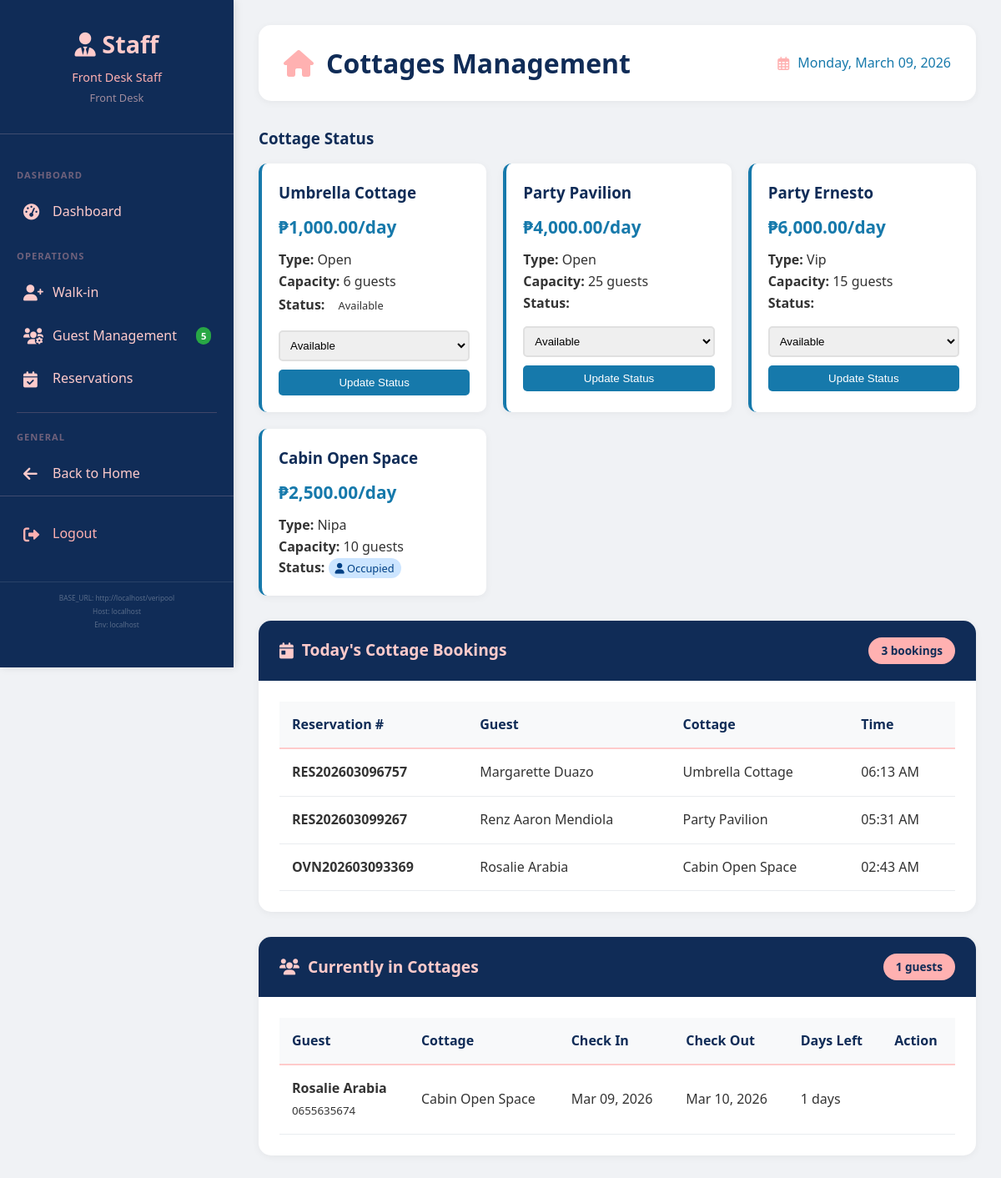
The app's page /staff/cottages.php (signed in) with its own data.
### tables this page shows
CREATE TABLE `users` (
  `id` int(11) NOT NULL,
  `username` varchar(50) NOT NULL,
  `email` varchar(100) NOT NULL,
  `password` varchar(255) NOT NULL,
  `full_name` varchar(100) NOT NULL,
  `phone` varchar(20) DEFAULT NULL,
  `address` text DEFAULT NULL,
  `role` enum('super_admin','admin','staff','guest') DEFAULT 'guest',
  `status` enum('active','inactive') DEFAULT 'active',
  `is_walkin_account` tinyint(1) DEFAULT 0,
  `last_login` timestamp NULL DEFAULT NULL,
  `created_at` timestamp NOT NULL DEFAULT current_timestamp(),
  `updated_at` timestamp NOT NULL DEFAULT current_timestamp() ON UPDATE current_timestamp()
);

CREATE TABLE `cottages` (
  `id` int(11) NOT NULL,
  `cottage_name` varchar(100) NOT NULL,
  `description` text DEFAULT NULL,
  `capacity` int(11) DEFAULT 4,
  `size_sqm` decimal(5,2) DEFAULT NULL,
  `amenities` text DEFAULT NULL,
  `price` decimal(10,2) DEFAULT NULL,
  `cottage_type` enum('open','closed','nipa','family','vip') NOT NULL,
  `status` enum('available','unavailable') DEFAULT 'available',
  `created_at` timestamp NOT NULL DEFAULT current_timestamp()
);

CREATE TABLE `reservation_cottages` (
  `id` int(11) NOT NULL,
  `reservation_id` int(11) DEFAULT NULL,
  `cottage_id` int(11) DEFAULT NULL,
  `quantity` int(11) DEFAULT 1,
  `price_at_time` decimal(10,2) DEFAULT NULL,
  `created_at` timestamp NOT NULL DEFAULT current_timestamp()
);

CREATE TABLE `reservations` (
  `id` int(11) NOT NULL,
  `reservation_number` varchar(20) NOT NULL,
  `user_id` int(11) DEFAULT NULL,
  `room_id` int(11) DEFAULT NULL,
  `cottage_id` int(11) DEFAULT NULL,
  `check_in_date` date NOT NULL,
  `check_out_date` date NOT NULL,
  `adults` int(11) DEFAULT 1,
  `children` int(11) DEFAULT 0,
  `seniors` int(11) NOT NULL DEFAULT 0,
  `total_guests` int(11) DEFAULT NULL,
  `accommodation_total` decimal(10,2) DEFAULT NULL,
  `entrance_fee_total` decimal(10,2) DEFAULT NULL,
  `total_amount` decimal(10,2) DEFAULT NULL,
  `amount_paid` decimal(10,2) DEFAULT 0.00,
  `payment_status` varchar(50) DEFAULT 'pending',
  `status` enum('pending','confirmed','checked_in','checked_out','cancelled') DEFAULT 'pending',
  `reservation_type` varchar(50) DEFAULT 'daytour',
  `otp_code` varchar(6) DEFAULT NULL,
  `otp_verified` tinyint(1) DEFAULT 0,
  `verified_by` int(11) DEFAULT NULL,
  `verified_at` datetime DEFAULT NULL,
  `created_by` varchar(20) DEFAULT 'online',
  `has_entrance_fee` tinyint(1) DEFAULT 0,
  `entrance_fee_amount` decimal(10,2) DEFAULT 0.00,
  `entrance_fee_paid` decimal(10,2) DEFAULT 0.00,
  `entrance_fee_guests` int(11) DEFAULT 0,
  `special_requests` text DEFAULT NULL,
  `created_at` timestamp NOT NULL DEFAULT current_timestamp(),
  `otp_required` tinyint(1) DEFAULT 1,
  `entry_pass_generated` tinyint(1) DEFAULT 0,
  `reminder_sent_3days` tinyint(1) DEFAULT 0,
  `reminder_sent_1day` tinyint(1) DEFAULT 0,
  `reminder_sent_today` tinyint(1) DEFAULT 0,
  `updated_at` timestamp NULL DEFAULT NULL ON UPDATE current_timestamp(),
  `checked_out_by` int(11) DEFAULT NULL,
  `checked_out_at` datetime DEFAULT NULL,
  `extended_at` datetime DEFAULT NULL,
  `extended_by` int(11) DEFAULT NULL,
  `cancelled_by` int(11) DEFAULT NULL,
  `cancelled_at` datetime DEFAULT NULL,
  `cancellation_reason` text DEFAULT NULL
);

### staff/cottages.php (the view, shortened to what the rows shown need)
<?php
require_once BASE_PATH . '/includes/Database.php';
$db = Database::getInstance();
$cottages = $db->getRows("
    SELECT c.*,
           (SELECT COUNT(*) FROM reservation_cottages rc
            JOIN reservations r ON rc.reservation_id = r.id
            WHERE rc.cottage_id = c.id AND r.status = 'checked_in') as occupied
    FROM cottages c
    ORDER BY c.id
");
$today = date('Y-m-d');
$today_bookings = $db->getRows("
    SELECT rc.*, r.reservation_number, u.full_name as guest_name, u.phone, c.cottage_name
    FROM reservation_cottages rc
    JOIN reservations r ON rc.reservation_id = r.id
    JOIN users u ON r.user_id = u.id
    JOIN cottages c ON rc.cottage_id = c.id
    WHERE DATE(rc.created_at) = ?
    ORDER BY rc.created_at DESC
", [$today]);
$active_bookings = $db->getRows("
    SELECT rc.*, r.reservation_number, u.full_name as guest_name, u.phone,
           c.cottage_name, c.cottage_type, r.check_in_date, r.check_out_date,
           DATEDIFF(r.check_out_date, CURDATE()) as days_remaining
    FROM reservation_cottages rc
    JOIN reservations r ON rc.reservation_id = r.id
    JOIN users u ON r.user_id = u.id
    JOIN cottages c ON rc.cottage_id = c.id
    WHERE r.status = 'checked_in'
    ORDER BY r.check_out_date ASC
");
?>
<!DOCTYPE html>
<html lang="en">
<head>
    <link rel="stylesheet" href="<?php echo BASE_URL; ?>/assets/css/style.css">
    <link rel="stylesheet" href="<?php echo BASE_URL; ?>/assets/css/staff.css">
    <link rel="stylesheet" href="https://cdnjs.cloudflare.com/ajax/libs/font-awesome/6.0.0/css/all.min.css">
</head>
<body>
    <?php include BASE_PATH . '/includes/sidebar.php'; ?>
    <div class="main-content">
        <div class="top-bar">
            <h1>
                <i class="fas fa-home"></i>
                Cottages Management
            </h1>
        </div>
        <div class="cottage-grid">
            <?php foreach ($cottages as $cottage): ?>
            <div class="cottage-status-card">
                <h3><?php echo htmlspecialchars($cottage['cottage_name']); ?></h3>
                <div class="price">₱<?php echo number_format($cottage['price'], 2); ?>/day</div>
                <p><strong>Type:</strong> <?php echo ucfirst($cottage['cottage_type']); ?></p>
                <p><strong>Capacity:</strong> <?php echo $cottage['capacity']; ?> guests</p>
                <p><strong>Status:</strong>
                    <?php if ($cottage['occupied'] > 0): ?>
                        <span class="occupied-badge"><i class="fas fa-user"></i> Occupied</span>
                    <?php else: ?>
                        <span class="status-badge status-<?php echo $cottage['status']; ?>">
                            <?php echo ucfirst($cottage['status']); ?>
                        </span>
                    <?php endif; ?>
                </p>
                <?php if ($cottage['occupied'] == 0): ?>
                <form method="POST" style="margin-top: 15px;">
                    <select name="status" class="status-select">
                        <option value="available" <?php echo $cottage['status'] == 'available' ? 'selected' : ''; ?>>Available</option>
                    </select>
                    <button type="submit" class="update-btn">Update Status</button>
                </form>
                <?php endif; ?>
            </div>
            <?php endforeach; ?>
        </div>
        <div class="card">
            <div class="card-body">
                <?php if (empty($today_bookings)): ?>
                    <p style="text-align: center; color: #666; padding: 20px;">No cottage bookings for today.</p>
                <?php else: ?>
                    <div class="table-responsive">
                        <table>
                            <thead>
                                <tr>
                                    <th>Reservation #</th>
                                    <th>Guest</th>
                                    <th>Cottage</th>
                                    <th>Time</th>
                                </tr>
                            </thead>
                            <tbody>
                                <?php foreach ($today_bookings as $booking): ?>
                                <tr>
                                    <td><strong><?php echo htmlspecialchars($booking['reservation_number']); ?></strong></td>
                                    <td><?php echo htmlspecialchars($booking['guest_name']); ?></td>
                                    <td><?php echo htmlspecialchars($booking['cottage_name']); ?></td>
                                    <td><?php echo date('h:i A', strtotime($booking['created_at'])); ?></td>
                                </tr>
                                <?php endforeach; ?>
                            </tbody>
                        </table>
                    </div>
                <?php endif; ?>
            </div>
        </div>
        <div class="card">
            <div class="card-body">
                <?php if (empty($active_bookings)): ?>
                    <p style="text-align: center; color: #666; padding: 20px;">No guests currently in cottages.</p>
                <?php else: ?>
                    <div class="table-responsive">
                        <table>
                            <thead>
                                <tr>
                                    <th>Guest</th>
                                    <th>Cottage</th>
                                    <th>Check In</th>
                                    <th>Check Out</th>
                                    <th>Days Left</th>
                                    <th>Action</th>
                                </tr>
                            </thead>
                            <tbody>
                                <?php foreach ($active_bookings as $booking): ?>
                                <tr>
                                    <td>
                                        <strong><?php echo htmlspecialchars($booking['guest_name']); ?></strong>
                                        <br><small><?php echo $booking['phone']; ?></small>
                                    </td>
                                    <td><?php echo htmlspecialchars($booking['cottage_name']); ?></td>
                                    <td><?php echo date('M d, Y', strtotime($booking['check_in_date'])); ?></td>
                                    <td><?php echo date('M d, Y', strtotime($booking['check_out_date'])); ?></td>
                                    <td>
                                        <?php
                                        $days = $booking['days_remaining'];
                                        if ($days < 0) {
                                            echo "<span style='color: #dc3545;'>Overdue</span>";
                                        } elseif ($days == 0) {
                                            echo "<span style='color: #ffc107;'>Today</span>";
                                        } else {
                                            echo $days . " days";
                                        }
                                        ?>
                                    </td>
                                    <td>
                                    </td>
                                </tr>
                                <?php endforeach; ?>
                            </tbody>
                        </table>
                    </div>
                <?php endif; ?>
            </div>
        </div>
    </div>
</body>
</html>

### includes/sidebar.php (shortened to what the rows shown need)
<?php
if (!isset($current_user)) {
    global $db, $_SESSION;
    if (isset($_SESSION['user_id'])) {
        $current_user = $db->getRow("SELECT * FROM users WHERE id = ?", [$_SESSION['user_id']]);
    }
}
$user_role = $current_user['role'] ?? 'guest';
$user_name = $current_user['full_name'] ?? $current_user['username'] ?? 'User';
?>
<div class="sidebar <?php echo $user_role; ?>-sidebar" id="sidebar">
    <div class="sidebar-header <?php echo $user_role; ?>-header">
        <h2>
            <?php if ($user_role == 'super_admin'): ?>
                <i class="fas fa-crown"></i>
            <?php elseif ($user_role == 'admin'): ?>
                <i class="fas fa-user-shield"></i>
            <?php elseif ($user_role == 'staff'): ?>
                <i class="fas fa-user-tie"></i>
            <?php else: ?>
                <i class="fas fa-user"></i>
            <?php endif; ?>
            <span>
                <?php
                if ($user_role == 'super_admin') echo 'Super Admin';
                elseif ($user_role == 'admin') echo 'Admin';
                elseif ($user_role == 'staff') echo 'Staff';
                else echo 'Guest Portal';
                ?>
            </span>
        </h2>
        <p><?php echo htmlspecialchars($user_name); ?></p>
        <small>
            <?php
            if ($user_role == 'super_admin') echo 'Full Access';
            elseif ($user_role == 'admin') echo 'Management';
            elseif ($user_role == 'staff') echo 'Front Desk';
            else echo 'Welcome Back!';
            ?>
        </small>
    </div>
</div>

### records on screen
users: full_name "Front Desk Staff"
cottages: cottage_name "Umbrella Cottage", price "1,000.00", cottage_type "Open", capacity "6", status "Available"
cottages: cottage_name "Party Pavilion", price "4,000.00", cottage_type "Open", capacity "25"
cottages: cottage_name "Party Ernesto", price "6,000.00", cottage_type "Vip", capacity "15"
cottages: cottage_name "Cabin Open Space", price "2,500.00", cottage_type "Nipa", capacity "10", shows "Occupied"
reservation_cottages: reservation.reservation_number "RES202603096757", users.full_name "Margarette Duazo", cottage.cottage_name "Umbrella Cottage", created_at "06:13 AM"
reservation_cottages: reservation.reservation_number "RES202603099267", users.full_name "Renz Aaron Mendiola", cottage.cottage_name "Party Pavilion", created_at "05:31 AM"
reservation_cottages: reservation.reservation_number "OVN202603093369", users.full_name "Rosalie Arabia", cottage.cottage_name "Cabin Open Space", created_at "02:43 AM", users.phone "0655635674", reservation.check_in_date "Mar 09, 2026", reservation.check_out_date "Mar 10, 2026", days "1"

### other values on screen
$current_guests "5"
BASE_URL "http://localhost/veripool"
$_SERVER['HTTP_HOST'] "localhost"
count($today_bookings) "3"
count($active_bookings) "1"
